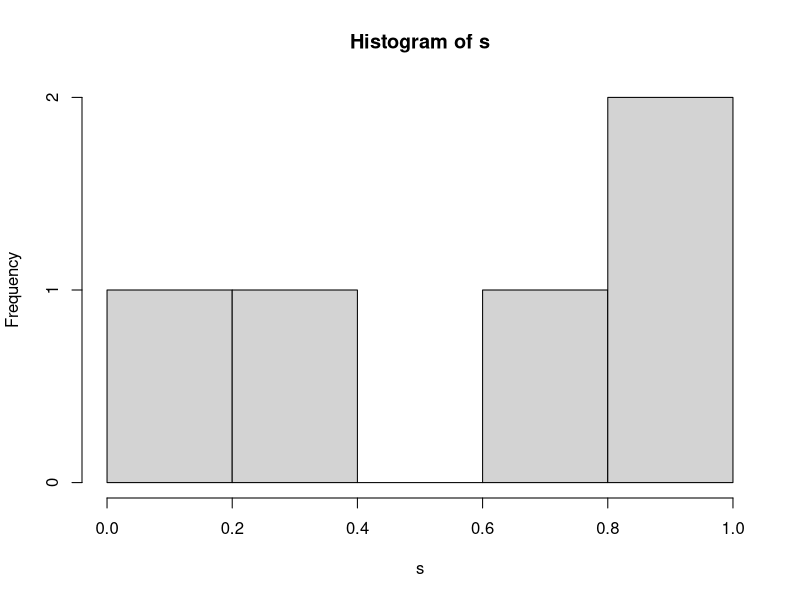
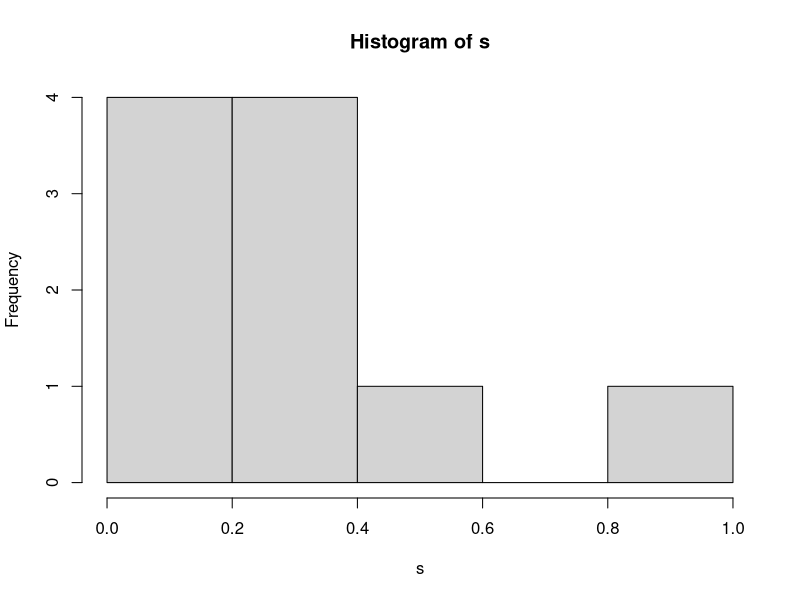
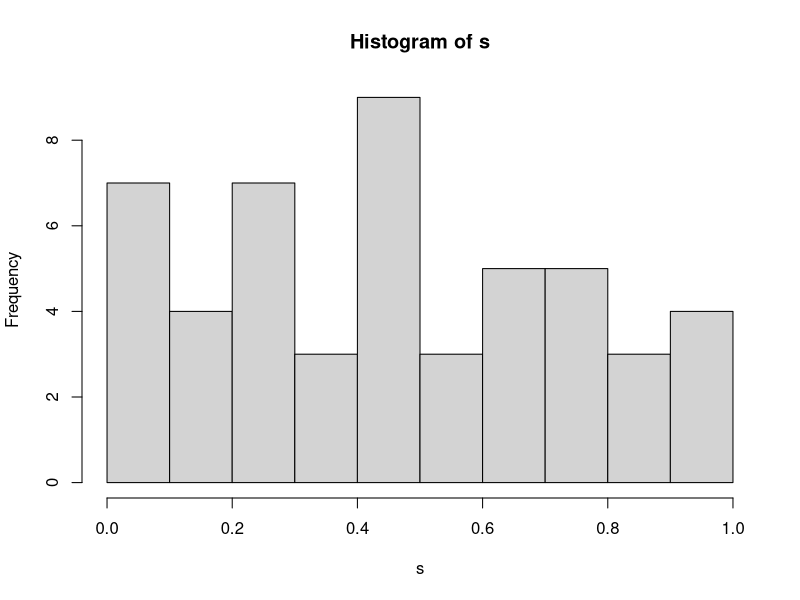
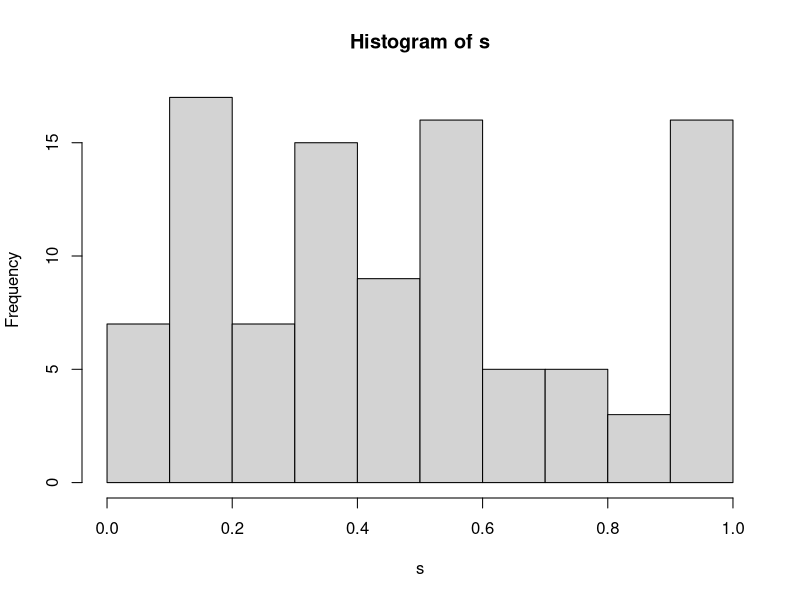

Recreate these plots in R, in order.
numerosal<-function(it,seed){
  x<-c()
  u<-c()
  s<-c()
  x[1]<-seed
for(i in 2:(it+1)){
  x[i]<-x[i-1]^2
  u<-as.numeric(unlist(strsplit(as.character(x[i]), "")))
  if(length(u)==8){x[i]<-as.numeric(paste(u[3:6],collapse=''))
  s[i-1]<-x[i]/10000
  }else if(length(u)<8){
    p<-numeric(8)
    p[c(8-length(u)+1:7)]<-u
    u<-p
    x[i]<-as.numeric(paste(u[3:6],collapse=''))
    s[i-1]<-x[i]/10000
  }
}
  print(s)
  print(paste("La media aritmetica es",mean(s)))
  hist(s)
}

              #--------------------resultados--------------------------------------

numerosal(5,5733)
numerosal(10,1111)
numerosal(50,1111)
numerosal(100,1111)